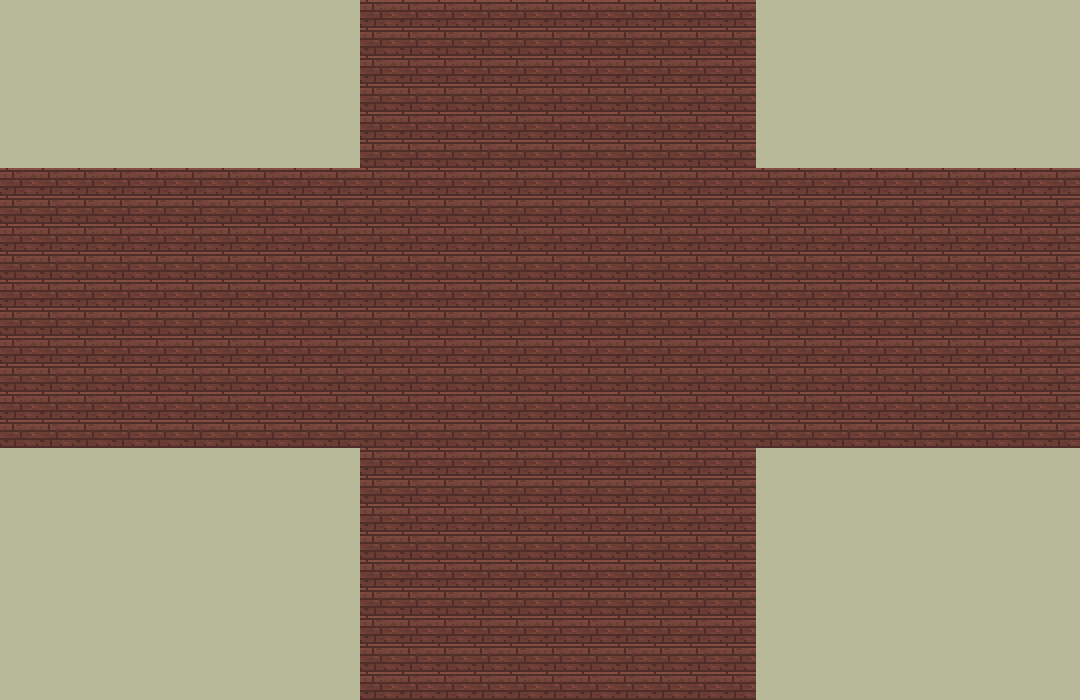

The image is a tile-based game level rendered from a .tmx file. Its description and source (layers, tilesets, objects; grid data summarised) follow:
An orthogonal 30x25 tile map with 36x28 px tiles, 1 tile layer (Kachelebene 1).

<map version="1.0" orientation="orthogonal" renderorder="right-down" width="30" height="25" tilewidth="36" tileheight="28" nextobjectid="1">
 <tileset firstgid="1" name="sprite_sheet_props" tilewidth="36" tileheight="28">
  <image source="../img/sprite_sheet_props.png" width="1800" height="1400" />
 </tileset>
 <layer name="Kachelebene 1" width="30" height="25">
  <data>[750 cells, 750 non-empty, 2 distinct tile ids]</data>
 </layer>
</map>
